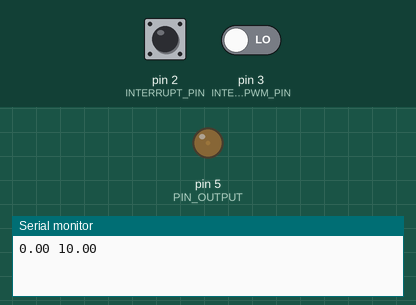
A sketch run on a simulated Arduino Uno, built with avr-gcc and run on an emulated ATmega328P. Shown: output pins drawn as LEDs (lit = HIGH), the last lines printed to the serial monitor. The test bench sets the inputs (shaded band); at power-on: pin 2 (INTERRUPT_PIN) LOW, pin 3 (INTERRUPT_PWM_PIN) LOW.

Above: at 1.2 s.
1.3 s: pin 2 (INTERRUPT_PIN) pulled HIGH for 0.15 s
At 7.8 s:
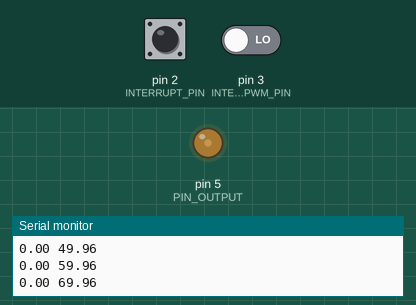
At 13.8 s:
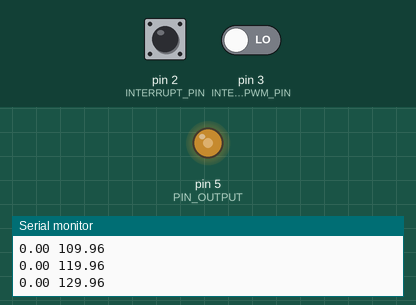
Timing chart, 0 to 22.5 s (numbered marks = the images above; inputs shaded):
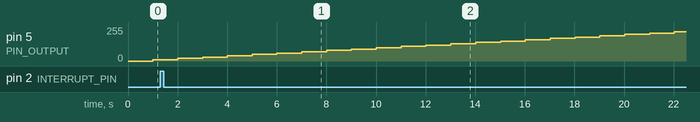

The sketch:

FanSpeedPID.ino
```cpp
#include <PID_v1.h>
//#include <CyberLib.h>

#define PIN_OUTPUT 5
#define INTERRUPT_PIN 2
#define INTERRUPT_PWM_PIN 3
#define INTERRUPT_INDEX 0 // Pin D2, INTERRUPT_PIN
#define INTERRUPT_PWM_INDEX 1 // Pin D3, INTERRUPT_PWM_PIN


double setpoint = 0.0;
double input = 0.0;
double output = 0.0;
volatile long int changeCountInterupt = 0;
volatile long int changeCountPWMInterupt = 0;

// Параметры регуляции
const double kp = 0.0;
const double ki = 0.2;
const double kd = 0.0;
PID pid(&input, &output, &setpoint, kp, ki, kd, DIRECT);


void interuptValueChanged() {
    changeCountInterupt++;
}

void interuptPWMChanged() {
    changeCountPWMInterupt++;
}

// Читаем значение на выходном пине для отброса PWM
//bool outStatus = bitRead(PORTD, PIN_OUTPUT);

void setup() {
    pinMode(PIN_OUTPUT, OUTPUT);

    Serial.begin(115200);

    setpoint = 500.0;

    // ПИД регулятор будет автоматический
    pid.SetMode(AUTOMATIC);

    // http://kazus.ru/forums/showthread.php?t=107888
    // Частота ШИМ для 3 ноги 3906.25гц
    // TCCR2B = TCCR2B & 0b11111000 | 0x02;
    // Частота ШИМ для 5 ноги 7812.5гц
    // TCCR0B = TCCR0B & 0b11111000 | 0x02;

    // Прерывания
    attachInterrupt(INTERRUPT_INDEX, interuptValueChanged, CHANGE);
    attachInterrupt(INTERRUPT_PWM_INDEX, interuptPWMChanged, CHANGE);
}

void loop() {
    delay(1000);

    long int diff = max(changeCountInterupt - changeCountPWMInterupt, 0);
    changeCountInterupt = 0;
    changeCountPWMInterupt = 0;

    input = diff;
    pid.Compute();

    Serial.print(input);
    Serial.print(" ");
    Serial.print(output);
    Serial.println();
    Serial.flush();

    analogWrite(PIN_OUTPUT, output);
}
```
